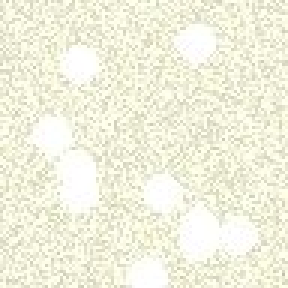
#> input picture Crop advisory system/backend/image_dataset/cotton/cotton_000.jpg, 96 x 96 px (shown 3 times larger)
$ python -i cv_image_model.py   (imports and definitions only)
#> lines starting #> are read from the running program, lines starting #| are printed output that depends on the picture
#> further down, picture is the input picture: PIL image 96x96 RGB; mean R, G, B 242.1, 241.6, 222.8
import base64
import io
import os
import pickle
from typing import Dict, List, Tuple

import numpy as np
from sklearn.ensemble import RandomForestClassifier
from sklearn.model_selection import train_test_split

try:
    from PIL import Image
except Exception:
    Image = None

class CropImageCVModel:
    def __init__(self, image_size: Tuple[int, int] = (96, 96), bins: int = 16):
        self.image_size = image_size
        self.bins = bins
        self.model = RandomForestClassifier(
            n_estimators=300,
            max_depth=18,
            random_state=42,
            class_weight="balanced",
        )
        self.labels: List[str] = []

    def _ensure_pillow(self):
        if Image is None:
            raise RuntimeError("Pillow is required for image processing. Install with: pip install pillow")

    def _preprocess(self, image: "Image.Image") -> np.ndarray:
        self._ensure_pillow()
        rgb = image.convert("RGB").resize(self.image_size)
        return np.asarray(rgb, dtype=np.float32) / 255.0

    def _extract_features_from_array(self, rgb_arr: np.ndarray) -> np.ndarray:
        feats: List[float] = []

        for c in range(3):
            channel = rgb_arr[:, :, c]
            feats.append(float(np.mean(channel)))
            feats.append(float(np.std(channel)))
#> this loop made 3 passes
#> pass 1, in _extract_features_from_array, `channel = rgb_arr[:, :, c]`:
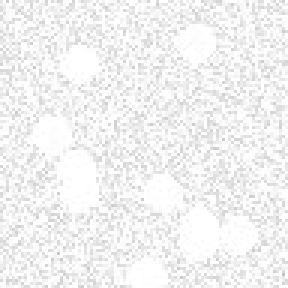
#> channel: shape (96, 96) float32 (shown 3 times larger); min 0.761, max 1, mean 0.949
#> pass 3, in _extract_features_from_array, `channel = rgb_arr[:, :, c]`:
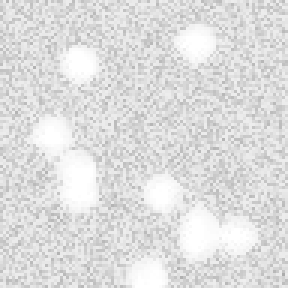
#> channel: shape (96, 96) float32 (shown 3 times larger); min 0.675, max 1, mean 0.874
#> after the loop, feats = [0.949, 0.053, 0.948, 0.0536, 0.874, 0.0664]

        self._ensure_pillow()
        hsv_arr = np.asarray(Image.fromarray((rgb_arr * 255).astype(np.uint8)).convert("HSV"), dtype=np.float32) / 255.0
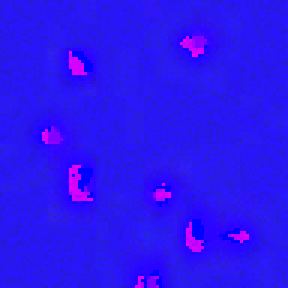
#> hsv_arr: shape (96, 96, 3) float32 (shown 3 times larger); mean R, G, B 0.174, 0.0799, 0.95
        for c in range(3):
            hist, _ = np.histogram(hsv_arr[:, :, c], bins=self.bins, range=(0.0, 1.0))
            hist = hist.astype(np.float32)
            hist /= (np.sum(hist) + 1e-8)
            feats.extend(hist.tolist())
#> this loop made 3 passes
#> hist on passes 2 to 3: [1427, 7772, 17, 0, 0, 0, 0, 0, 0, 0, 0, 0, 0, 0, 0, 0], [0, 0, 0, 0, 0, 0, 0, 0, 0, 0, 0, 0, 36, 1165, 2233, 5782]
#> after the loop, feats = 54 values, max 0.949 at index 0, min 0 at index 11, mean 0.11

        gray = np.mean(rgb_arr, axis=2)
        gx = np.diff(gray, axis=1)
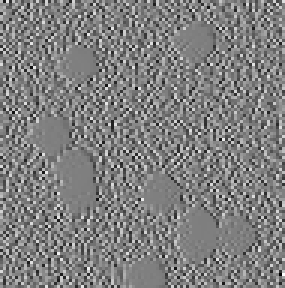
#> gx: shape (96, 95) float32 (shown 3 times larger); min -0.242, max 0.242, mean 0.000265; drawn with min black and max white
        gy = np.diff(gray, axis=0)
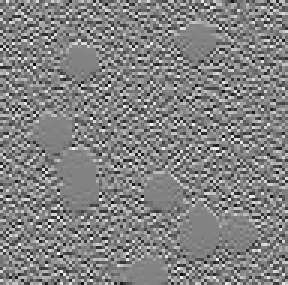
#> gy: shape (95, 96) float32 (shown 3 times larger); min -0.225, max 0.216, mean 0.000121; drawn with min black and max white

        gmag = np.sqrt(gx[:-1, :].astype(np.float32) ** 2 + gy[:, :-1].astype(np.float32) ** 2)
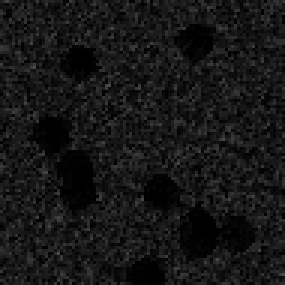
#> gmag: shape (95, 95) float32 (shown 3 times larger); min 0, max 0.301, mean 0.0877

        feats.append(float(np.mean(gmag)))
        feats.append(float(np.std(gmag)))
        feats.append(float(np.max(gmag)))

        return np.asarray(feats, dtype=np.float32)

    def extract_features_from_pil(self, image: "Image.Image") -> np.ndarray:
        rgb_arr = self._preprocess(image)
        return self._extract_features_from_array(rgb_arr)

    # [86 lines left out: functions extract_features_from_file, predict_from_base64, train_from_directory, save, load, not called in this run]

>>> from PIL import Image
>>> picture = Image.open('image_dataset/cotton/cotton_000.jpg')
>>> result = CropImageCVModel().extract_features_from_pil(picture)
#> result = 57 values, max 0.949 at index 0, min 0 at index 11, mean 0.112

$ run again, on Crop advisory system/backend/image_dataset/cotton/cotton_001.jpg
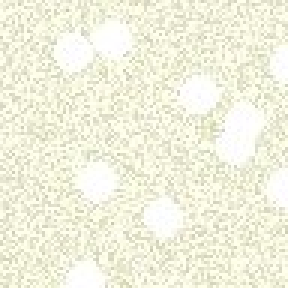
#> input picture Crop advisory system/backend/image_dataset/cotton/cotton_001.jpg, 96 x 96 px (shown 3 times larger)
#> picture is the input picture: PIL image 96x96 RGB; mean R, G, B 242.1, 241.8, 222.7
#> after the loop in _extract_features_from_array, `for c in range(3):`: feats = [0.949, 0.0528, 0.948, 0.0531, 0.873, 0.0654]
#> in _extract_features_from_array, `hsv_arr = np.asarray(Image.fromarray((rgb_arr * 255).astype(np.uint8))..`:
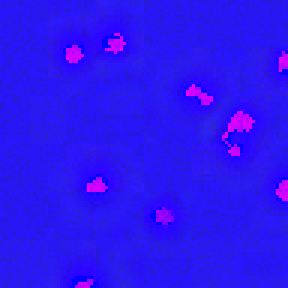
#> hsv_arr: shape (96, 96, 3) float32 (shown 3 times larger); mean R, G, B 0.176, 0.0806, 0.95
#> the loop in _extract_features_from_array, `for c in range(3):` made 3 passes
#> hist on passes 2 to 3: [1332, 7836, 48, 0, 0, 0, 0, 0, 0, 0, 0, 0, 0, 0, 0, 0], [0, 0, 0, 0, 0, 0, 0, 0, 0, 0, 0, 0, 35, 1142, 2186, 5853]
#> after the loop in _extract_features_from_array, `for c in range(3):`: feats = 54 values, max 0.949 at index 0, min 0 at index 11, mean 0.11
#> in _extract_features_from_array, `gmag = np.sqrt(gx[:-1, :].astype(np.float32) ** 2 + gy[:, :-1].astype(..`:
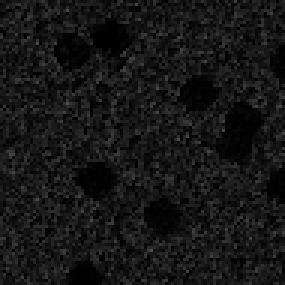
#> gmag: shape (95, 95) float32 (shown 3 times larger); min 0, max 0.303, mean 0.0878
#> result = 57 values, max 0.949 at index 0, min 0 at index 11, mean 0.112

$ run again, on Crop advisory system/backend/image_dataset/cotton/cotton_002.jpg
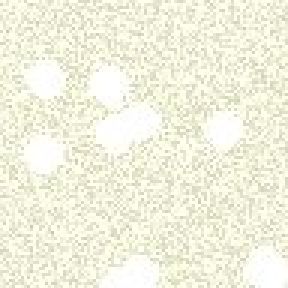
#> input picture Crop advisory system/backend/image_dataset/cotton/cotton_002.jpg, 96 x 96 px (shown 3 times larger)
#> picture is the input picture: PIL image 96x96 RGB; mean R, G, B 242.1, 241.7, 222.7
#> after the loop in _extract_features_from_array, `for c in range(3):`: feats = [0.949, 0.0532, 0.948, 0.0537, 0.873, 0.0657]
#> in _extract_features_from_array, `hsv_arr = np.asarray(Image.fromarray((rgb_arr * 255).astype(np.uint8))..`:
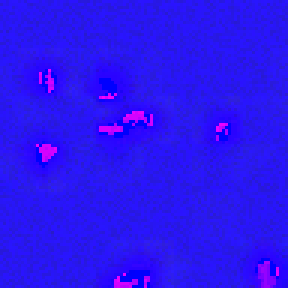
#> hsv_arr: shape (96, 96, 3) float32 (shown 3 times larger); mean R, G, B 0.169, 0.0803, 0.95
#> the loop in _extract_features_from_array, `for c in range(3):` made 3 passes
#> hist on passes 2 to 3: [1285, 7910, 21, 0, 0, 0, 0, 0, 0, 0, 0, 0, 0, 0, 0, 0], [0, 0, 0, 0, 0, 0, 0, 0, 0, 0, 0, 0, 41, 1166, 2180, 5829]
#> after the loop in _extract_features_from_array, `for c in range(3):`: feats = 54 values, max 0.949 at index 0, min 0 at index 11, mean 0.11
#> in _extract_features_from_array, `gmag = np.sqrt(gx[:-1, :].astype(np.float32) ** 2 + gy[:, :-1].astype(..`:
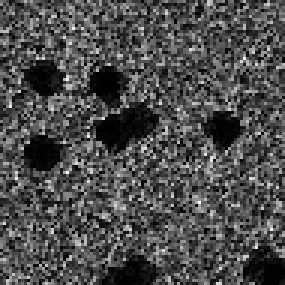
#> gmag: shape (95, 95) float32 (shown 3 times larger); min 0, max 0.294, mean 0.0887; drawn with min black and max white
#> result = 57 values, max 0.949 at index 0, min 0 at index 11, mean 0.112

$ run again, on Crop advisory system/backend/image_dataset/cotton/cotton_003.jpg
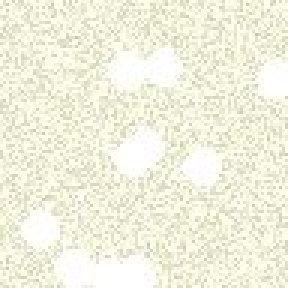
#> input picture Crop advisory system/backend/image_dataset/cotton/cotton_003.jpg, 96 x 96 px (shown 3 times larger)
#> picture is the input picture: PIL image 96x96 RGB; mean R, G, B 242.3, 241.9, 223
#> after the loop in _extract_features_from_array, `for c in range(3):`: feats = [0.95, 0.0529, 0.948, 0.0534, 0.875, 0.0663]
#> in _extract_features_from_array, `hsv_arr = np.asarray(Image.fromarray((rgb_arr * 255).astype(np.uint8))..`:
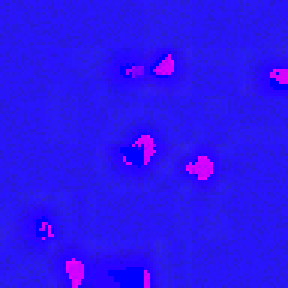
#> hsv_arr: shape (96, 96, 3) float32 (shown 3 times larger); mean R, G, B 0.173, 0.0797, 0.951
#> the loop in _extract_features_from_array, `for c in range(3):` made 3 passes
#> hist on passes 2 to 3: [1371, 7830, 15, 0, 0, 0, 0, 0, 0, 0, 0, 0, 0, 0, 0, 0], [0, 0, 0, 0, 0, 0, 0, 0, 0, 0, 0, 0, 45, 1129, 2176, 5866]
#> after the loop in _extract_features_from_array, `for c in range(3):`: feats = 54 values, max 0.95 at index 0, min 0 at index 11, mean 0.11
#> in _extract_features_from_array, `gmag = np.sqrt(gx[:-1, :].astype(np.float32) ** 2 + gy[:, :-1].astype(..`:
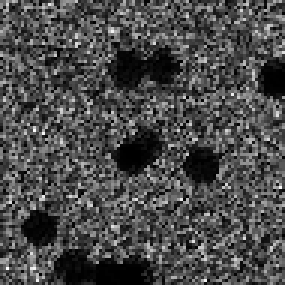
#> gmag: shape (95, 95) float32 (shown 3 times larger); min 0, max 0.298, mean 0.0874; drawn with min black and max white
#> result = 57 values, max 0.95 at index 0, min 0 at index 11, mean 0.112
